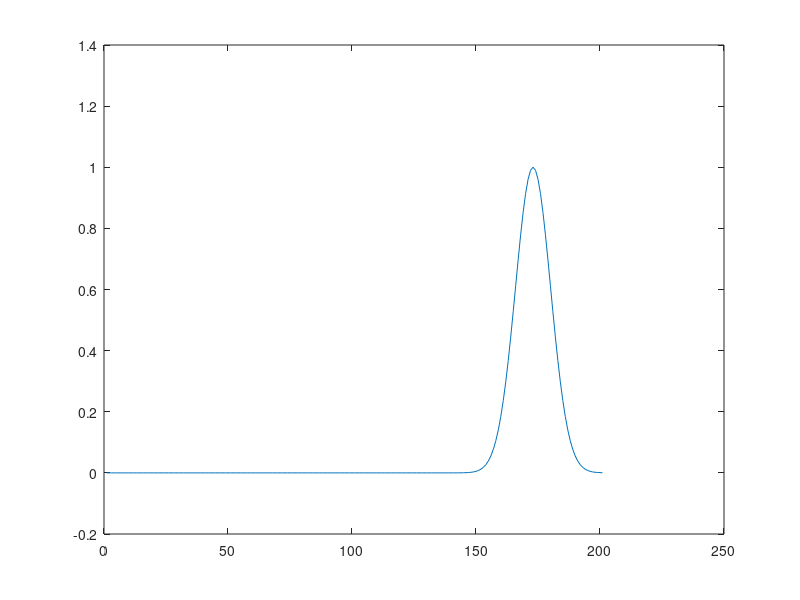

This chart was generated by the following MATLAB code:
SIZE=201;
ez=zeros(1,SIZE);
hy=zeros(1,SIZE);
imp0=377;
maxTime = 1001;
mm=0;
temp=0;
    for qTime = 1:(maxTime-1)

        for  mm = 1:(SIZE - 2)
            hy(mm) = hy(mm) + (ez(mm + 1) - ez(mm)) / imp0;
        end
        for mm = 2:(SIZE-1)
            ez(mm) = ez(mm) + (hy(mm) - hy(mm - 1)) * imp0;
        end
        ez(1) = exp(-(qTime - 30) * (qTime - 30) / 100.);
        figure(1);
        grid on; 
        ylim([-1.2 1.2])
        plot(1:201,ez);
        pause(0.02);
    end


